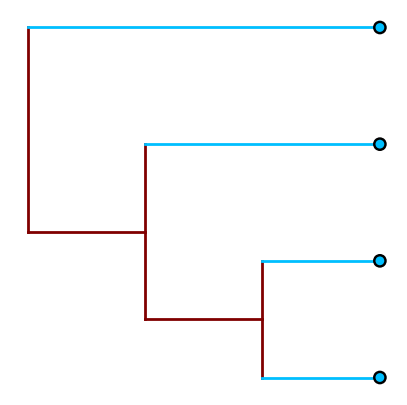

The Python source for this figure:
import baltic as bt
from baltic import bt_utils

import matplotlib as mpl
from matplotlib import pyplot as plt
from matplotlib.gridspec import GridSpec

mpl.use("Agg")

treestring = '((("A":1,"B":1):1,"C":2):1,"D":3);'
ll = bt.make_tree(treestring, 'divergence')
ll.treeStats()

fig = plt.figure(figsize=(5,5),facecolor='w')
gs = GridSpec(1,1)

ax = plt.subplot(gs[0])

def colourFxn(node):
    return 'maroon' if node.is_node() else 'deepskyblue'

ll.plot_tree(ax, colourFxn=colourFxn)
ll.plot_points(ax, colourFxn=colourFxn)

bt_utils.clean_axes(ax)

plt.savefig('basic-tree-colour.png', bbox_inches='tight')
